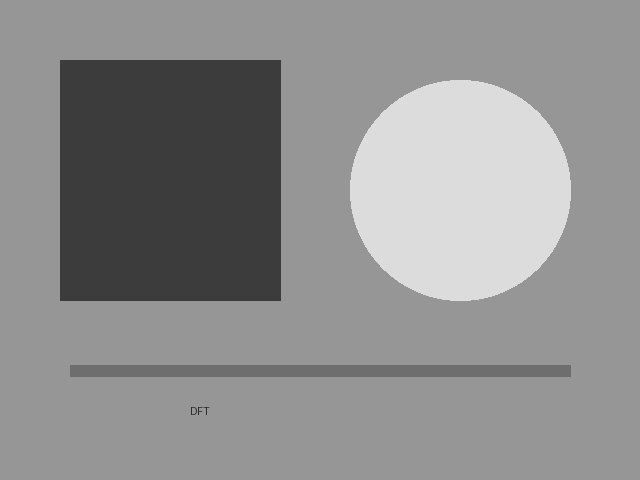
#> input picture CV_Unit_II_Assignment/13_Magnitude_Spectrum/input.jpg, 640 x 480 px
$ python program.py
#> lines starting #> are read from the running program, lines starting #| are printed output that depends on the picture
# Computer Vision Unit II - 13_Magnitude_Spectrum
# TODO: Implement the assignment task for this program.
# Run this file from its own folder using the local input.jpg file.


import cv2
import numpy as np

# Read grayscale image
image = cv2.imread("input.jpg", cv2.IMREAD_GRAYSCALE)
#> image is the input picture: shape (480, 640); min 40, max 227, mean 142.3

if image is None:
    print("Error: input.jpg not found")
    exit()

# Convert image to float32
image = np.float32(image)

# Compute 2D DFT
dft = cv2.dft(image, flags=cv2.DFT_COMPLEX_OUTPUT)

# Shift low frequencies to the center
dft_shifted = np.fft.fftshift(dft)

# Calculate magnitude spectrum
magnitude = cv2.magnitude(
    dft_shifted[:, :, 0],
    dft_shifted[:, :, 1]
)

# Apply log scaling
magnitude = np.log(1 + magnitude)
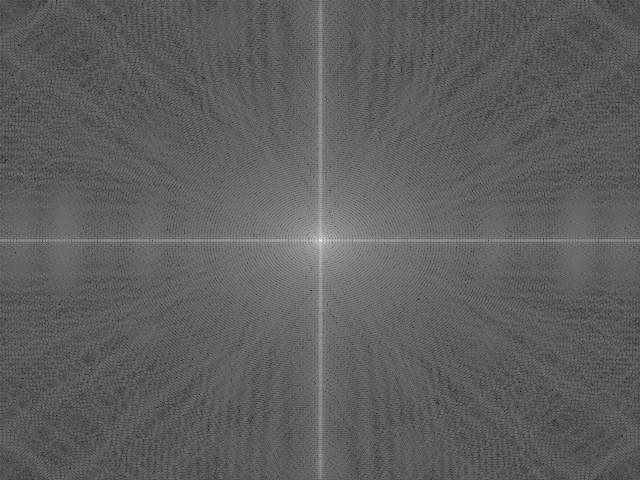
#> magnitude: shape (480, 640) float32; min 0.38, max 17.59, mean 6.82; drawn with min black and max white

# Normalize to 0-255 for visualization
magnitude = cv2.normalize(
    magnitude,
    None,
    0,
    255,
    cv2.NORM_MINMAX
)

# Convert to 8-bit image
magnitude = np.uint8(magnitude)

# Save magnitude spectrum
cv2.imwrite("output.png", magnitude)

print("Magnitude spectrum saved as output.png")

$ run again, with CV_Unit_II_Assignment/02_Brightness/input.jpg copied over CV_Unit_II_Assignment/13_Magnitude_Spectrum/input.jpg
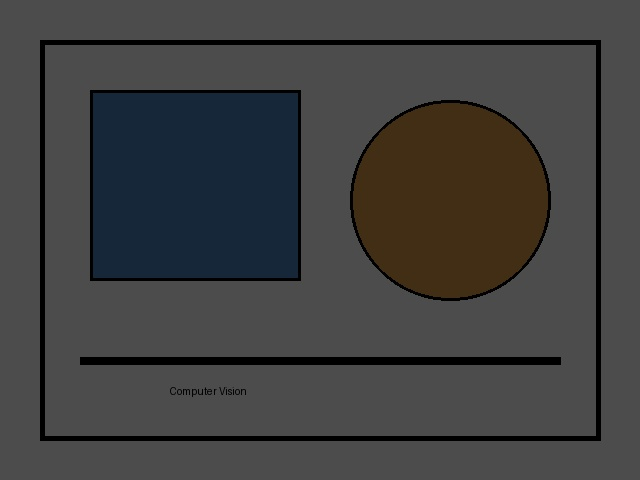
#> input picture CV_Unit_II_Assignment/02_Brightness/input.jpg, 640 x 480 px
#> `image = np.float32(image)`:
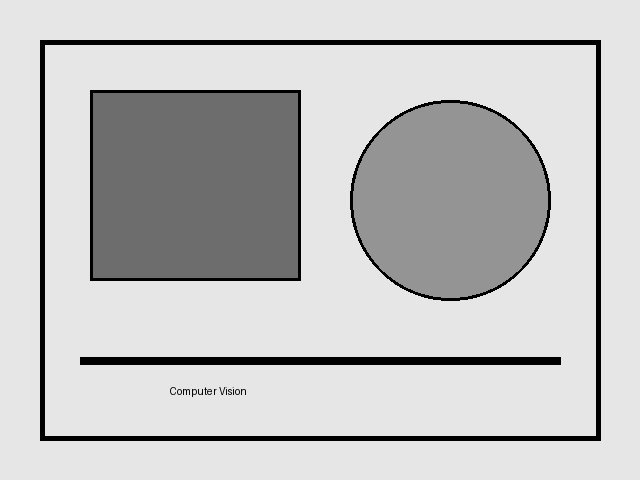
#> image: shape (480, 640) float32; min 0, max 84, mean 64.1; drawn with min black and max white
#> `magnitude = np.log(1 + magnitude)`:
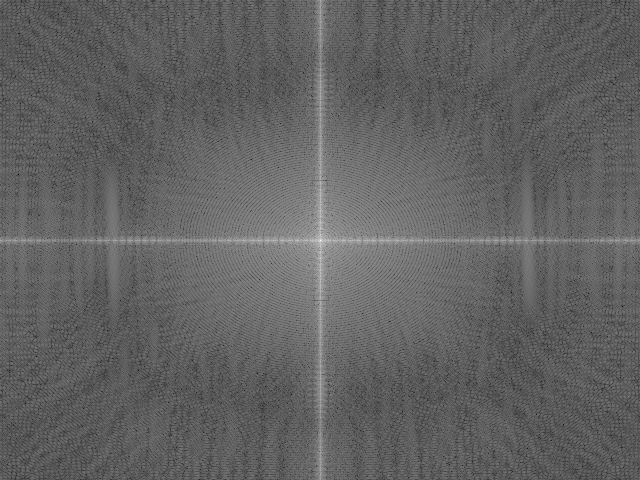
#> magnitude: shape (480, 640) float32; min 0.929, max 16.8, mean 7.05; drawn with min black and max white
